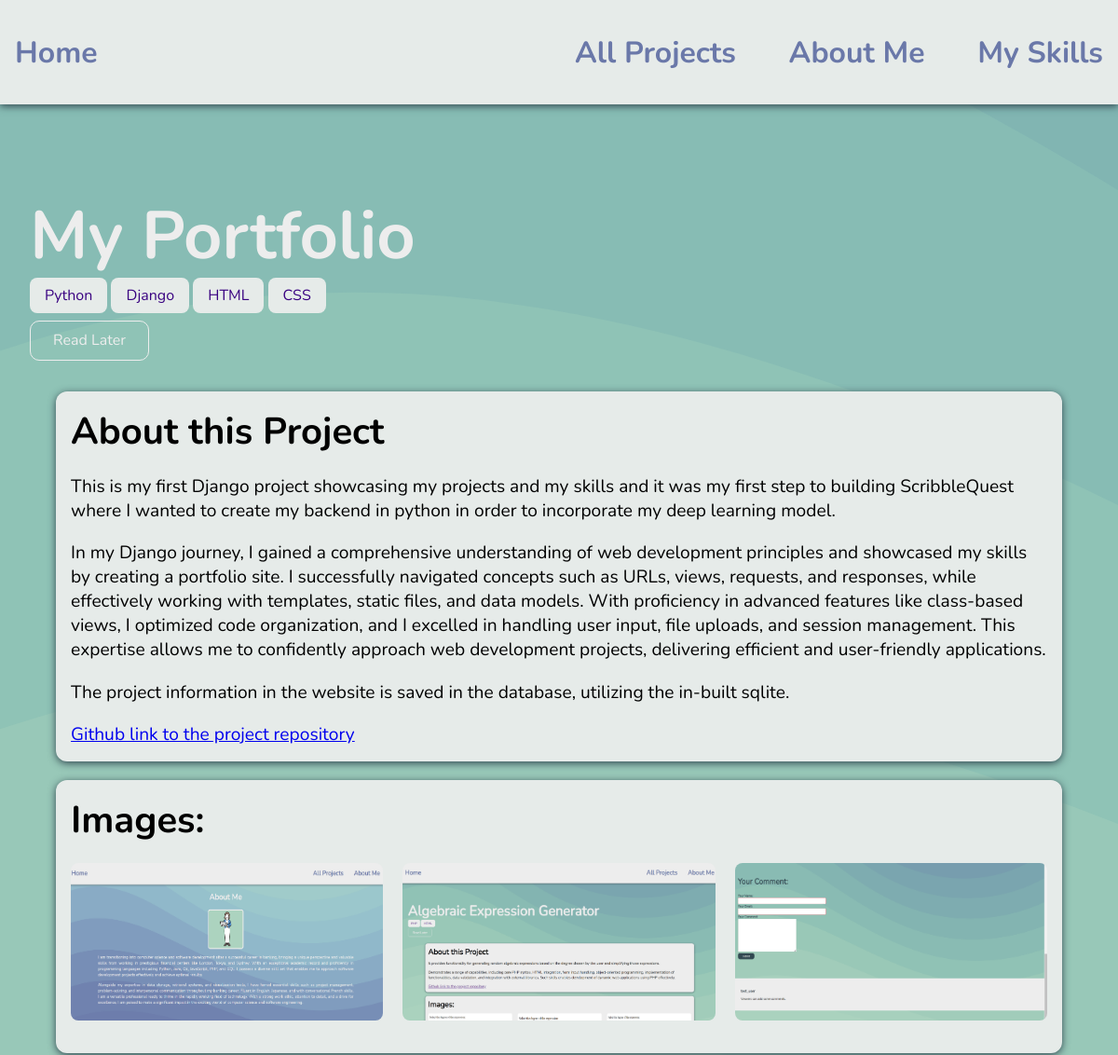
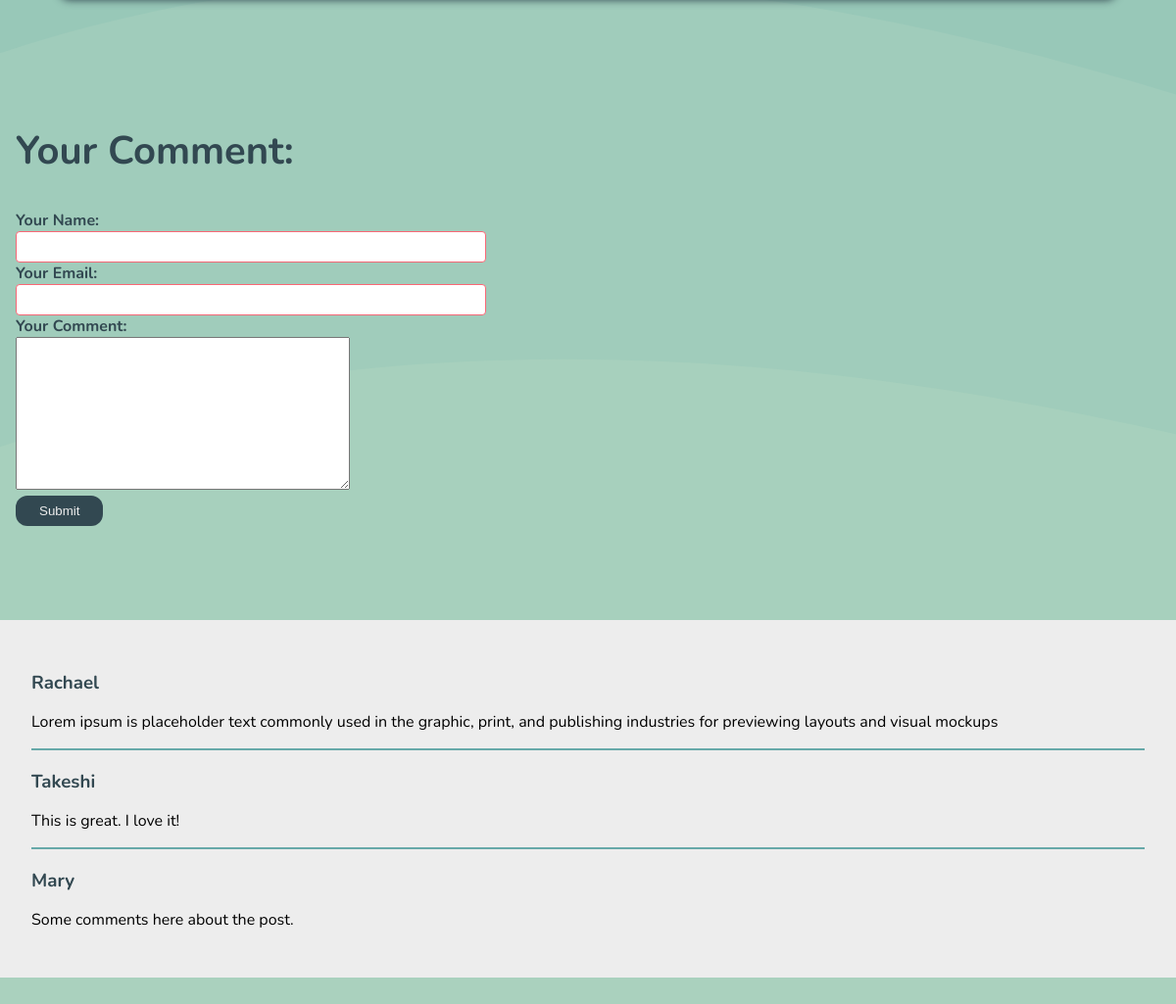
Page /posts/programming-is-fun on the committed database (2 pictures, top to bottom).
### blog/models.py (models this page shows, shortened)
class Post(models.Model):
    title = models.CharField(max_length=100)
    excerpt = models.CharField(max_length=150)
    image = models.ImageField(upload_to='images', null=True)
    image1=models.ImageField(upload_to='images', null=True)
    image2=models.ImageField(upload_to='images', null=True)
    image3=models.ImageField(upload_to='images', null=True)
    link=models.CharField(max_length=100)
    date = models.DateField(auto_now=True)
    slug = models.SlugField(unique=True)  # db_index=True is set automatically
    content = models.TextField(validators=[MinLengthValidator(10)])
    author = models.ForeignKey(
        Author, on_delete=models.SET_NULL, null=True) # related_name="posts",
    tag = models.ManyToManyField(Tag)

class Tag(models.Model):
    caption = models.CharField(max_length=20)

class Comment(models.Model):
    user_name = models.CharField(max_length=50)
    user_email = models.EmailField(max_length=254)
    user_comment = models.TextField(validators=[MinLengthValidator(10)])
    date = models.DateField(auto_now=True)
    post = models.ForeignKey(Post, on_delete=models.CASCADE, related_name="comments")

### blog/views.py (the view, shortened to what this page needs)
# urls.py: path("posts/<slug:slug>", views.PostDetailView.as_view(), name="post-detail-page"),
class PostDetailView(View):
    model = Post
    def get(self, request, slug):
        post = Post.objects.get(slug=slug)
        stored_posts = request.session.get("stored_posts")
        has_read_later = True
        if stored_posts is None or len(stored_posts) == 0:
            has_read_later = False
        elif int(post.id) not in stored_posts:
            has_read_later = False
        elif int(post.id) in stored_posts:
            has_read_later = True
        return render(request, "blog/post-detail.html",{
            "post":post,
            "comment_form":CommentForm(),
            "comments":post.comments.all().order_by("-id"),
            "has_read_later":has_read_later
        })

### blog/forms.py
class CommentForm(forms.ModelForm):
    class Meta:
        model = Comment
        exclude = ["post"]
        labels = {
            "user_name":"Your Name",
            "user_email":"Your Email",
            "user_comment":"Your Comment"
        }

### blog/templates/blog/post-detail.html (shortened to what this page needs)
{% extends "base.html" %}
{% load static%}
{% block css_files%}
<link rel="stylesheet" href="{% static "blog/post-detail.css" %}"/>
{% endblock%}
{%block contents%}
<section id="summary">
    <h2>{{post.title}}</h2>
    <div>
        {% for t in post.tag.all %}
            <span id="tag">{{t.caption}}</span>
        {% endfor%}
    </div>
    {% if not has_read_later %}
        <div id="read-later">
            <form action="{% url 'read-later' %}" method="POST">
                <button>Read Later</button>
            </form>
        </div>
    {% endif %}
</section>
<main>
    <h2>About this Project</h2>
    <p>{{post.content|linebreaks}}</p>
    <a href="https://github.com/AKoy-22/Algebraic_Expression"> Github link to the project repository</a>
</main>
<main>
    <h2>Images: </h2>
    <section >
        <ul id='image-list'>
            <li><img src="{{post.image1.url}}" alt="app image"></li>
            <li><img src="{{post.image2.url}}" alt="app image"></li>
            <li><img src="{{post.image3.url}}" alt="app image"></li>
        </ul>
    </section>
</main>
<div id="form">
    <form class="form-control" action="{% url 'post-detail-page' post.slug %}" method="POST">
        <h2>Your Comment: </h2>
        {% for form_field in comment_form %}
            <div>
                {{form_field.label_tag}}
                {{form_field}}
            </div>
        {% endfor %}
        <button>Submit</button>
    </form>
</div>
{% if comments %}
    <div>
        <ul id="comments">
            {% for i in comments %}
                <h3>{{i.user_name}}</h3>
                <li>{{i.user_comment |linebreaks}}</li>
            {% endfor %}
        </ul>
    </div>
{% endif %}
{% endblock %}

### templates/base.html (shortened to what this page needs)
{% load static %}
<!DOCTYPE html>
<html lang="en">
<head>
    <link rel="stylesheet" href="{% static 'app.css' %}"/>
    {% block css_files %}{% endblock %}
</head>
<body>
    <header id="main-navigation">
        <h1><a href="{% url 'starting-page' %}"> Home</a><h1>
        <nav><a href="{% url 'posts-page' %}">All Projects</a></nav>
        <nav><a href="{% url 'about-me' %}">About Me</a></nav>
        <nav><a href="{% url 'my-skills' %}">My Skills</a></nav>
    </header>
    {% block contents %}
    {% endblock %}
</body>
</html>

### static/app.css (style rules this page uses)
* { box-sizing: border-box; }
html { font-family: 'Nunito', sans-serif; }
body { margin: 0; }
h1, h2, h3 { font-family: 'Nunito', sans-serif; font-weight: bold; }
h2 { font-size: 2.5rem; }
#main-navigation { width: 100%; height: 7rem; display: flex; justify-content: space-between; align-items: center; margin-top: 0; }
#main-navigation a { text-decoration: none; color:#6A78A9; font-weight: bold; padding-left: 1rem; }
#main-navigation nav { display: inline; padding: 1rem; }

### blog/static/blog/post-detail.css (style rules this page uses)
body { background-color: #ACD3BF; background-attachment: fixed; background-size: cover; }
#main-navigation { background-color: #e6ebe9; box-shadow: 0 2px 8px #324851; }
#summary { padding: 2rem; width: 100%; max-width: 90rem; border-radius: 16px; position: relative; height: 18rem; }
#summary h2 { color: #EDEDED; font-size: 4.5rem; margin-bottom: 0.25rem; }
main { width: 90%; max-width: 90rem; margin: 20px auto; background-color: #e6ebe9; padding: 1rem; border-radius: 12px; box-shadow: 0 2px 8px #324851; font-size: 1.2rem; }
main h2 { margin:0 auto; }
#tag { background-color: #e6ebe9; color:#390281; padding: 0.5rem 1rem; border-radius: 8px; }
#image-list { display: flex; justify-content: space-between; list-style: none; padding: 0; }
#image-list li { flex-basis: 32%; }
#image-list img { width: 100%; height: 100%; border-radius: 8px; }
.form-control { color: #324851; margin: 5rem auto; width: 100%; padding: 1rem; }
button { cursor: pointer; padding: 0.5rem 1.5rem; border-radius: 12px; background-color: #324851; color: #EDEDED; border-style: none; }
.form-control { margin-bottom: 1rem; }
.form-control input { font:inherit; padding:0.25rem; border-radius: 4px; border: 1px solid #FA6775; display: block; width: 30rem; }
.form-control label { font-weight: bold; display: block; }
#comments { margin: 5rem auto; width: 100%; padding: 2rem; background-color: #EDEDED; list-style: none; }
#comments li { border-bottom: 2px solid #67A9A9 }
#comments li:last-of-type { border-bottom: none; }
#comments h3 { color: #324851; margin-bottom: 0; padding: 0; }
#read-later button { margin: 1rem 0 ; cursor: pointer; padding: 0.6rem 1.5rem; border-radius: 10px; background-color:transparent; color: #EDEDED; border: 1.5px solid #EDEDED; font:inherit; }

### rows in the picture
Post: title "My Portfolio", content "This is my first Django project showcasing my projects and my skills and it was my first step to building ScribbleQuest where I wanted to create my backend in python in order to incorporate my deep learning model. In my Django journey, I gained a comprehensive understanding of web development principles and showcased my skills by creating a portfolio site. I successfully navigated concepts such as URLs, views, requests, and responses, while effectively working with templates, static files, and data models. With proficiency in advanced features like class-based views, I optimized code organization, and I excelled in handling user input, file uploads, and session management. This expertise…", image1 (picture), image2 (picture), image3 (picture)
Tag: caption "Python"
Tag: caption "Django"
Tag: caption "HTML"
Tag: caption "CSS"
Comment: user_name "Rachael", user_comment "Lorem ipsum is placeholder text commonly used in the graphic, print, and publishing industries for previewing layouts and visual mockups"
Comment: user_name "Takeshi", user_comment "This is great. I love it!"
Comment: user_name "Mary", user_comment "Some comments here about the post."
